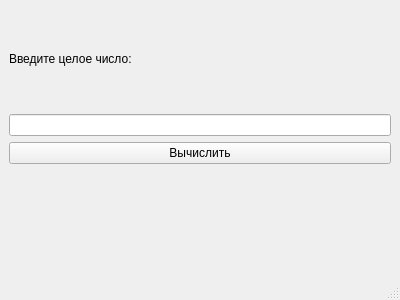
<?xml version="1.0" encoding="UTF-8"?>
<ui version="4.0">
 <class>MainWindow</class>
 <widget class="QMainWindow" name="MainWindow">
  <property name="geometry">
   <rect>
    <x>0</x>
    <y>0</y>
    <width>400</width>
    <height>300</height>
   </rect>
  </property>
  <property name="windowTitle">
   <string>Reverse Number</string>
  </property>
  <widget class="QWidget" name="centralwidget">
   <layout class="QVBoxLayout" name="verticalLayout">
    <item>
     <widget class="QLabel" name="numberLabel">
      <property name="text">
       <string>Введите целое число:</string>
      </property>
     </widget>
    </item>
    <item>
     <widget class="QLineEdit" name="numberLineEdit"/>
    </item>
    <item>
     <widget class="QPushButton" name="calculateButton">
      <property name="text">
       <string>Вычислить</string>
      </property>
     </widget>
    </item>
    <item>
     <widget class="QLabel" name="reversedLabel">
      <property name="text">
       <string/>
      </property>
     </widget>
    </item>
   </layout>
  </widget>
  <widget class="QMenuBar" name="menubar">
   <property name="geometry">
    <rect>
     <x>0</x>
     <y>0</y>
     <width>400</width>
     <height>22</height>
    </rect>
   </property>
  </widget>
  <widget class="QStatusBar" name="statusbar"/>
 </widget>
 <resources/>
 <connections/>
</ui>
